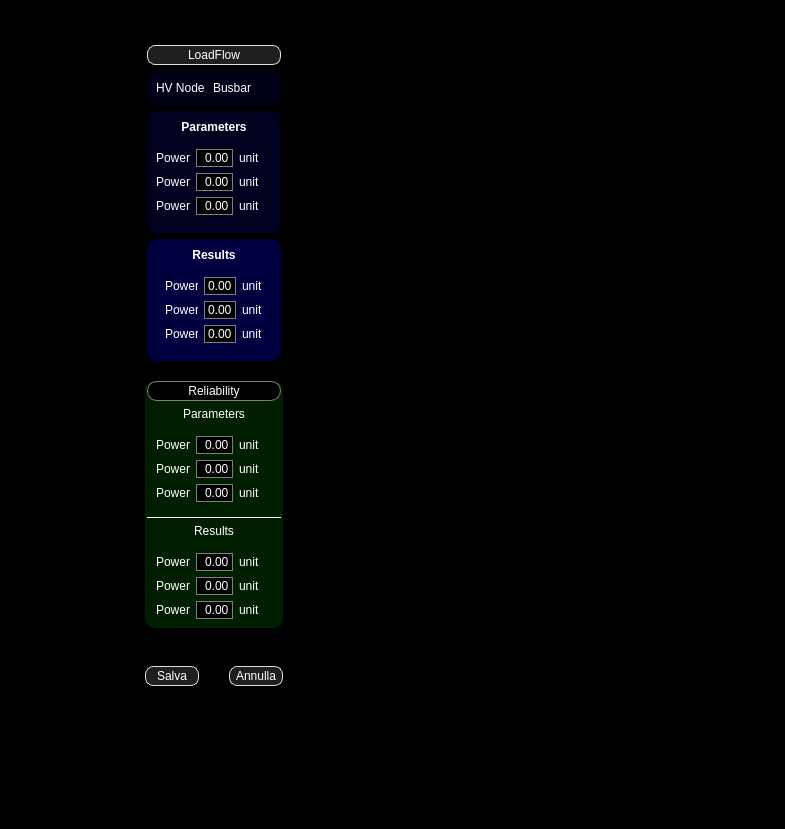
<?xml version="1.0" encoding="UTF-8"?>
<ui version="4.0">
 <class>Form</class>
 <widget class="QWidget" name="Form">
  <property name="geometry">
   <rect>
    <x>0</x>
    <y>0</y>
    <width>785</width>
    <height>829</height>
   </rect>
  </property>
  <property name="windowTitle">
   <string>Form</string>
  </property>
  <property name="styleSheet">
   <string notr="true">background-color: rgb(0, 0, 0);</string>
  </property>
  <widget class="QWidget" name="propertiesWgt" native="true">
   <property name="geometry">
    <rect>
     <x>140</x>
     <y>40</y>
     <width>148</width>
     <height>651</height>
    </rect>
   </property>
   <property name="styleSheet">
    <string notr="true">*{
	color: rgb(255, 255, 255);
}

QPushButton{
	border: solid;
	border-width: 1px;
	border-color: rgb(223, 223, 223);
	border-radius: 8px;
	background-color: rgb(31, 31, 31);
}</string>
   </property>
   <layout class="QVBoxLayout" name="propertiesVL">
    <property name="spacing">
     <number>20</number>
    </property>
    <property name="leftMargin">
     <number>5</number>
    </property>
    <property name="topMargin">
     <number>5</number>
    </property>
    <property name="rightMargin">
     <number>5</number>
    </property>
    <property name="bottomMargin">
     <number>5</number>
    </property>
    <item>
     <widget class="QWidget" name="lfWgt" native="true">
      <property name="minimumSize">
       <size>
        <width>0</width>
        <height>0</height>
       </size>
      </property>
      <property name="maximumSize">
       <size>
        <width>16777215</width>
        <height>1000</height>
       </size>
      </property>
      <property name="styleSheet">
       <string notr="true"/>
      </property>
      <layout class="QVBoxLayout" name="lfVL">
       <property name="spacing">
        <number>6</number>
       </property>
       <property name="leftMargin">
        <number>2</number>
       </property>
       <property name="topMargin">
        <number>0</number>
       </property>
       <property name="rightMargin">
        <number>2</number>
       </property>
       <property name="bottomMargin">
        <number>0</number>
       </property>
       <item>
        <widget class="QPushButton" name="lfPls">
         <property name="sizePolicy">
          <sizepolicy hsizetype="MinimumExpanding" vsizetype="Fixed">
           <horstretch>0</horstretch>
           <verstretch>0</verstretch>
          </sizepolicy>
         </property>
         <property name="minimumSize">
          <size>
           <width>0</width>
           <height>20</height>
          </size>
         </property>
         <property name="text">
          <string>LoadFlow</string>
         </property>
        </widget>
       </item>
       <item>
        <widget class="QWidget" name="lfNodeWgt" native="true">
         <property name="styleSheet">
          <string notr="true">*{
	background-color: rgb(0, 0, 23);
	border-radius: 10px;
	
	color: rgb(255, 255, 255);
}

QPushButton {
	color: rgb(255, 255, 255);
	background-color: rgb(0, 0, 0); border: solid;
	border-width: 1px; border-radius: 10px; border-color: rgb(127, 127, 127)
}

QPushButton:pressed {
	background-color: rgb(64, 64, 64); border-style: inset
}
</string>
         </property>
         <layout class="QGridLayout" name="lfNodeGL">
          <item row="0" column="0">
           <widget class="QLabel" name="label_19">
            <property name="text">
             <string>HV Node</string>
            </property>
           </widget>
          </item>
          <item row="0" column="1">
           <widget class="QLineEdit" name="lineEdit">
            <property name="text">
             <string>Busbar</string>
            </property>
           </widget>
          </item>
         </layout>
        </widget>
       </item>
       <item>
        <widget class="QWidget" name="lfParMainWgt" native="true">
         <property name="styleSheet">
          <string notr="true">*{
	background-color: rgb(0, 0, 31);
	border-radius: 10px;
	
	color: rgb(255, 255, 255);
}

QPushButton, QDoubleSpinBox {
	color: rgb(255, 255, 255);
	background-color: rgb(0, 0, 0); border: solid;
	border-width: 1px; border-radius: 10px; border-color: rgb(127, 127, 127)
}

QPushButton:pressed {
	background-color: rgb(64, 64, 64); border-style: inset
}</string>
         </property>
         <layout class="QVBoxLayout" name="lfParMainVL">
          <property name="leftMargin">
           <number>0</number>
          </property>
          <property name="rightMargin">
           <number>0</number>
          </property>
          <item>
           <widget class="QLabel" name="lfParLbl">
            <property name="font">
             <font>
              <weight>75</weight>
              <bold>true</bold>
             </font>
            </property>
            <property name="text">
             <string>Parameters</string>
            </property>
            <property name="alignment">
             <set>Qt::AlignCenter</set>
            </property>
           </widget>
          </item>
          <item>
           <widget class="QWidget" name="lfParWgt" native="true">
            <layout class="QGridLayout" name="lfParGL">
             <item row="0" column="0">
              <widget class="QLabel" name="label">
               <property name="text">
                <string>Power</string>
               </property>
              </widget>
             </item>
             <item row="0" column="1">
              <widget class="QDoubleSpinBox" name="doubleSpinBox">
               <property name="alignment">
                <set>Qt::AlignRight|Qt::AlignTrailing|Qt::AlignVCenter</set>
               </property>
               <property name="buttonSymbols">
                <enum>QAbstractSpinBox::NoButtons</enum>
               </property>
              </widget>
             </item>
             <item row="3" column="2">
              <widget class="QLabel" name="label_6">
               <property name="text">
                <string>unit</string>
               </property>
              </widget>
             </item>
             <item row="3" column="1">
              <widget class="QDoubleSpinBox" name="doubleSpinBox_3">
               <property name="alignment">
                <set>Qt::AlignRight|Qt::AlignTrailing|Qt::AlignVCenter</set>
               </property>
               <property name="buttonSymbols">
                <enum>QAbstractSpinBox::NoButtons</enum>
               </property>
              </widget>
             </item>
             <item row="1" column="1">
              <widget class="QDoubleSpinBox" name="doubleSpinBox_2">
               <property name="alignment">
                <set>Qt::AlignRight|Qt::AlignTrailing|Qt::AlignVCenter</set>
               </property>
               <property name="buttonSymbols">
                <enum>QAbstractSpinBox::NoButtons</enum>
               </property>
              </widget>
             </item>
             <item row="3" column="0">
              <widget class="QLabel" name="label_5">
               <property name="text">
                <string>Power</string>
               </property>
              </widget>
             </item>
             <item row="1" column="2">
              <widget class="QLabel" name="label_4">
               <property name="text">
                <string>unit</string>
               </property>
              </widget>
             </item>
             <item row="1" column="0">
              <widget class="QLabel" name="label_3">
               <property name="text">
                <string>Power</string>
               </property>
              </widget>
             </item>
             <item row="0" column="2">
              <widget class="QLabel" name="label_2">
               <property name="text">
                <string>unit</string>
               </property>
              </widget>
             </item>
            </layout>
           </widget>
          </item>
         </layout>
        </widget>
       </item>
       <item>
        <widget class="QWidget" name="widget" native="true">
         <property name="styleSheet">
          <string notr="true">*{
	background-color: rgb(0, 0, 63);
	border-radius: 10px;
	
	color: rgb(255, 255, 255);
}

QPushButton, QDoubleSpinBox {
	color: rgb(255, 255, 255);
	background-color: rgb(0, 0, 0); border: solid;
	border-width: 1px; border-radius: 10px; border-color: rgb(127, 127, 127)
}

QPushButton:pressed {
	background-color: rgb(64, 64, 64); border-style: inset
}</string>
         </property>
         <layout class="QVBoxLayout" name="verticalLayout">
          <item>
           <widget class="QLabel" name="lfResLbl">
            <property name="font">
             <font>
              <weight>75</weight>
              <bold>true</bold>
             </font>
            </property>
            <property name="text">
             <string>Results</string>
            </property>
            <property name="alignment">
             <set>Qt::AlignCenter</set>
            </property>
           </widget>
          </item>
          <item>
           <widget class="QWidget" name="lfResWgt" native="true">
            <layout class="QGridLayout" name="lfResGL">
             <item row="0" column="2">
              <widget class="QLabel" name="label_18">
               <property name="text">
                <string>unit</string>
               </property>
              </widget>
             </item>
             <item row="0" column="1">
              <widget class="QDoubleSpinBox" name="doubleSpinBox_7">
               <property name="alignment">
                <set>Qt::AlignRight|Qt::AlignTrailing|Qt::AlignVCenter</set>
               </property>
               <property name="buttonSymbols">
                <enum>QAbstractSpinBox::NoButtons</enum>
               </property>
              </widget>
             </item>
             <item row="3" column="1">
              <widget class="QDoubleSpinBox" name="doubleSpinBox_8">
               <property name="alignment">
                <set>Qt::AlignRight|Qt::AlignTrailing|Qt::AlignVCenter</set>
               </property>
               <property name="buttonSymbols">
                <enum>QAbstractSpinBox::NoButtons</enum>
               </property>
              </widget>
             </item>
             <item row="0" column="0">
              <widget class="QLabel" name="label_13">
               <property name="text">
                <string>Power</string>
               </property>
              </widget>
             </item>
             <item row="1" column="1">
              <widget class="QDoubleSpinBox" name="doubleSpinBox_9">
               <property name="alignment">
                <set>Qt::AlignRight|Qt::AlignTrailing|Qt::AlignVCenter</set>
               </property>
               <property name="buttonSymbols">
                <enum>QAbstractSpinBox::NoButtons</enum>
               </property>
              </widget>
             </item>
             <item row="1" column="0">
              <widget class="QLabel" name="label_17">
               <property name="text">
                <string>Power</string>
               </property>
              </widget>
             </item>
             <item row="3" column="2">
              <widget class="QLabel" name="label_14">
               <property name="text">
                <string>unit</string>
               </property>
              </widget>
             </item>
             <item row="1" column="2">
              <widget class="QLabel" name="label_16">
               <property name="text">
                <string>unit</string>
               </property>
              </widget>
             </item>
             <item row="3" column="0">
              <widget class="QLabel" name="label_15">
               <property name="text">
                <string>Power</string>
               </property>
              </widget>
             </item>
            </layout>
           </widget>
          </item>
         </layout>
        </widget>
       </item>
      </layout>
      <zorder>lfNodeWgt</zorder>
      <zorder>lfPls</zorder>
      <zorder>widget</zorder>
      <zorder>lfParMainWgt</zorder>
     </widget>
    </item>
    <item>
     <widget class="QWidget" name="relWgt" native="true">
      <property name="maximumSize">
       <size>
        <width>16777215</width>
        <height>500</height>
       </size>
      </property>
      <property name="styleSheet">
       <string notr="true">*{
	background-color: rgb(0, 31, 0);
	border-radius: 10px;
}

QPushButton, QDoubleSpinBox {
	color: rgb(255, 255, 255);
	background-color: rgb(0, 0, 0); border: solid;
	border-width: 1px; border-radius: 10px; border-color: rgb(127, 127, 127)
}

QPushButton:pressed {
	background-color: rgb(64, 64, 64); border-style: inset
}</string>
      </property>
      <layout class="QVBoxLayout" name="relVL">
       <property name="leftMargin">
        <number>2</number>
       </property>
       <property name="topMargin">
        <number>0</number>
       </property>
       <property name="rightMargin">
        <number>2</number>
       </property>
       <property name="bottomMargin">
        <number>0</number>
       </property>
       <item>
        <widget class="QPushButton" name="relPls">
         <property name="sizePolicy">
          <sizepolicy hsizetype="MinimumExpanding" vsizetype="Fixed">
           <horstretch>0</horstretch>
           <verstretch>0</verstretch>
          </sizepolicy>
         </property>
         <property name="minimumSize">
          <size>
           <width>0</width>
           <height>20</height>
          </size>
         </property>
         <property name="text">
          <string>Reliability</string>
         </property>
        </widget>
       </item>
       <item>
        <widget class="QLabel" name="relParLbl">
         <property name="text">
          <string>Parameters</string>
         </property>
         <property name="alignment">
          <set>Qt::AlignCenter</set>
         </property>
        </widget>
       </item>
       <item>
        <widget class="QWidget" name="reParWgt" native="true">
         <property name="styleSheet">
          <string notr="true"/>
         </property>
         <layout class="QGridLayout" name="relParGL">
          <item row="0" column="0">
           <widget class="QLabel" name="label_7">
            <property name="text">
             <string>Power</string>
            </property>
           </widget>
          </item>
          <item row="0" column="1">
           <widget class="QDoubleSpinBox" name="doubleSpinBox_4">
            <property name="alignment">
             <set>Qt::AlignRight|Qt::AlignTrailing|Qt::AlignVCenter</set>
            </property>
            <property name="buttonSymbols">
             <enum>QAbstractSpinBox::NoButtons</enum>
            </property>
           </widget>
          </item>
          <item row="3" column="2">
           <widget class="QLabel" name="label_8">
            <property name="text">
             <string>unit</string>
            </property>
           </widget>
          </item>
          <item row="3" column="1">
           <widget class="QDoubleSpinBox" name="doubleSpinBox_5">
            <property name="alignment">
             <set>Qt::AlignRight|Qt::AlignTrailing|Qt::AlignVCenter</set>
            </property>
            <property name="buttonSymbols">
             <enum>QAbstractSpinBox::NoButtons</enum>
            </property>
           </widget>
          </item>
          <item row="1" column="1">
           <widget class="QDoubleSpinBox" name="doubleSpinBox_6">
            <property name="alignment">
             <set>Qt::AlignRight|Qt::AlignTrailing|Qt::AlignVCenter</set>
            </property>
            <property name="buttonSymbols">
             <enum>QAbstractSpinBox::NoButtons</enum>
            </property>
           </widget>
          </item>
          <item row="3" column="0">
           <widget class="QLabel" name="label_9">
            <property name="text">
             <string>Power</string>
            </property>
           </widget>
          </item>
          <item row="1" column="2">
           <widget class="QLabel" name="label_10">
            <property name="text">
             <string>unit</string>
            </property>
           </widget>
          </item>
          <item row="1" column="0">
           <widget class="QLabel" name="label_11">
            <property name="text">
             <string>Power</string>
            </property>
           </widget>
          </item>
          <item row="0" column="2">
           <widget class="QLabel" name="label_12">
            <property name="text">
             <string>unit</string>
            </property>
           </widget>
          </item>
         </layout>
        </widget>
       </item>
       <item>
        <widget class="Line" name="relLine">
         <property name="maximumSize">
          <size>
           <width>16777215</width>
           <height>1</height>
          </size>
         </property>
         <property name="styleSheet">
          <string notr="true">background-color: rgb(255, 255, 255);</string>
         </property>
         <property name="orientation">
          <enum>Qt::Horizontal</enum>
         </property>
        </widget>
       </item>
       <item>
        <widget class="QLabel" name="relResLbl">
         <property name="text">
          <string>Results</string>
         </property>
         <property name="alignment">
          <set>Qt::AlignCenter</set>
         </property>
        </widget>
       </item>
       <item>
        <widget class="QWidget" name="relResWgt" native="true">
         <layout class="QGridLayout" name="relResGL">
          <item row="3" column="0">
           <widget class="QLabel" name="label_25">
            <property name="text">
             <string>Power</string>
            </property>
           </widget>
          </item>
          <item row="1" column="0">
           <widget class="QLabel" name="label_27">
            <property name="text">
             <string>Power</string>
            </property>
           </widget>
          </item>
          <item row="1" column="2">
           <widget class="QLabel" name="label_26">
            <property name="text">
             <string>unit</string>
            </property>
           </widget>
          </item>
          <item row="0" column="2">
           <widget class="QLabel" name="label_28">
            <property name="text">
             <string>unit</string>
            </property>
           </widget>
          </item>
          <item row="0" column="0">
           <widget class="QLabel" name="label_23">
            <property name="text">
             <string>Power</string>
            </property>
           </widget>
          </item>
          <item row="3" column="2">
           <widget class="QLabel" name="label_24">
            <property name="text">
             <string>unit</string>
            </property>
           </widget>
          </item>
          <item row="3" column="1">
           <widget class="QDoubleSpinBox" name="doubleSpinBox_11">
            <property name="alignment">
             <set>Qt::AlignRight|Qt::AlignTrailing|Qt::AlignVCenter</set>
            </property>
            <property name="buttonSymbols">
             <enum>QAbstractSpinBox::NoButtons</enum>
            </property>
           </widget>
          </item>
          <item row="0" column="1">
           <widget class="QDoubleSpinBox" name="doubleSpinBox_10">
            <property name="alignment">
             <set>Qt::AlignRight|Qt::AlignTrailing|Qt::AlignVCenter</set>
            </property>
            <property name="buttonSymbols">
             <enum>QAbstractSpinBox::NoButtons</enum>
            </property>
           </widget>
          </item>
          <item row="1" column="1">
           <widget class="QDoubleSpinBox" name="doubleSpinBox_12">
            <property name="alignment">
             <set>Qt::AlignRight|Qt::AlignTrailing|Qt::AlignVCenter</set>
            </property>
            <property name="buttonSymbols">
             <enum>QAbstractSpinBox::NoButtons</enum>
            </property>
           </widget>
          </item>
         </layout>
        </widget>
       </item>
      </layout>
      <zorder>relParLbl</zorder>
      <zorder>reParWgt</zorder>
      <zorder>relResLbl</zorder>
      <zorder>relResWgt</zorder>
      <zorder>relLine</zorder>
      <zorder>relPls</zorder>
     </widget>
    </item>
    <item>
     <spacer name="propertiesSpc">
      <property name="orientation">
       <enum>Qt::Vertical</enum>
      </property>
      <property name="sizeHint" stdset="0">
       <size>
        <width>20</width>
        <height>40</height>
       </size>
      </property>
     </spacer>
    </item>
    <item>
     <widget class="QWidget" name="buttonsWgt" native="true">
      <layout class="QHBoxLayout" name="buttonsHL">
       <property name="spacing">
        <number>30</number>
       </property>
       <property name="leftMargin">
        <number>0</number>
       </property>
       <property name="topMargin">
        <number>0</number>
       </property>
       <property name="rightMargin">
        <number>0</number>
       </property>
       <property name="bottomMargin">
        <number>0</number>
       </property>
       <item>
        <widget class="QPushButton" name="savePLS">
         <property name="minimumSize">
          <size>
           <width>0</width>
           <height>20</height>
          </size>
         </property>
         <property name="text">
          <string>Salva</string>
         </property>
        </widget>
       </item>
       <item>
        <widget class="QPushButton" name="cancelPLS">
         <property name="minimumSize">
          <size>
           <width>0</width>
           <height>20</height>
          </size>
         </property>
         <property name="text">
          <string>Annulla</string>
         </property>
        </widget>
       </item>
      </layout>
     </widget>
    </item>
   </layout>
  </widget>
 </widget>
 <resources/>
 <connections/>
</ui>
